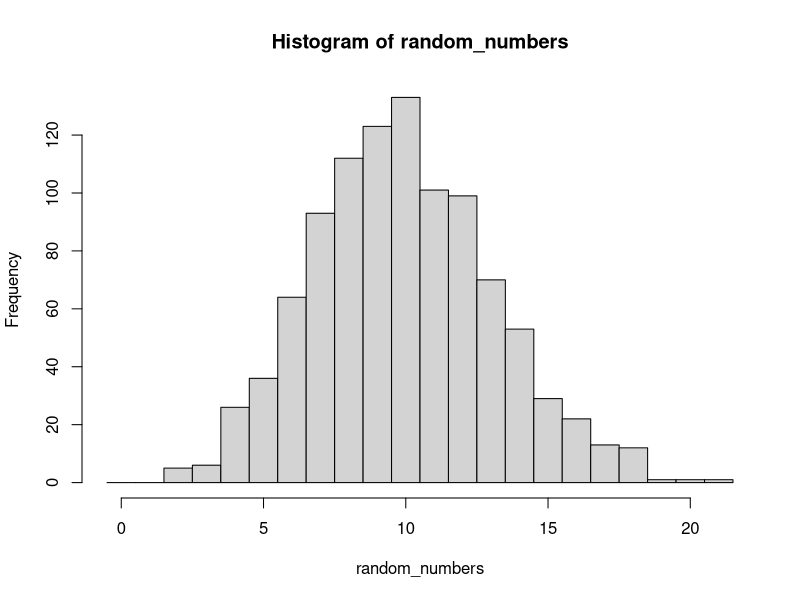

Reproduce this figure in R.
# 環境の初期化 ----------------------------------------------------------

rm(list = ls())

## -------------------------------------------------------------------------------------------
# ポアソン分布の期待値
lambda <- 10

# ポアソン分布からの乱数を生成
random_numbers <- rpois(1000, lambda)

# ヒストグラムをプロット
hist(random_numbers, breaks=seq(-0.5, max(random_numbers)+0.5))


## -------------------------------------------------------------------------------------------
# ライブラリの読み込み
library(MASS)

# サンプルサイズ
n <- 100

# 説明変数xを正規分布からランダムに生成
x <- rnorm(n)

# パラメータβ0とβ1を設定
beta0 <- 1
beta1 <- 2

# 指数変換した線形モデルからλを計算
lambda <- exp(beta0 + beta1 * x)

# λをパラメータとするポアソン分布から目的変数yを生成
y <- rpois(n, lambda)

# データフレームを作成
data <- data.frame(y = y, x = x)

# 先頭の数行を表示
head(data)


## -------------------------------------------------------------------------------------------
# サンプルサイズのリスト
sample_sizes <- c(20, 50, 100, 200, 500, 1000)

# 真のパラメータ
true_beta0 <- 1
true_beta1 <- 0.5

# シミュレーションの繰り返し数
num_simulations <- 1000

# 各サンプルサイズでシミュレーションを行う
for (n in sample_sizes) {
    beta0_estimates <- numeric(num_simulations)
    beta1_estimates <- numeric(num_simulations)
    
    for (i in 1:num_simulations) {
        # 説明変数xを正規分布からランダムに生成
        x <- rnorm(n)
        
        # λを計算
        lambda <- exp(true_beta0 + true_beta1 * x)
        
        # λをパラメータとするポアソン分布から目的変数yを生成
        y <- rpois(n, lambda)
        
        # データフレームを作成
        data <- data.frame(y = y, x = x)
        
        # モデルを推定
        model <- glm(y ~ x, data = data, family = poisson())
        
        # パラメータの推定値を保存
        beta0_estimates[i] <- coef(model)[1]
        beta1_estimates[i] <- coef(model)[2]
    }
    
    # 推定値の平均と標準誤差を表示
    cat("Sample size:", n, "\n")
    cat("Estimated beta0: Mean =", mean(beta0_estimates), ", SE =", sd(beta0_estimates), "\n")
    cat("Estimated beta1: Mean =", mean(beta1_estimates), ", SE =", sd(beta1_estimates), "\n")
    cat("\n")
}


